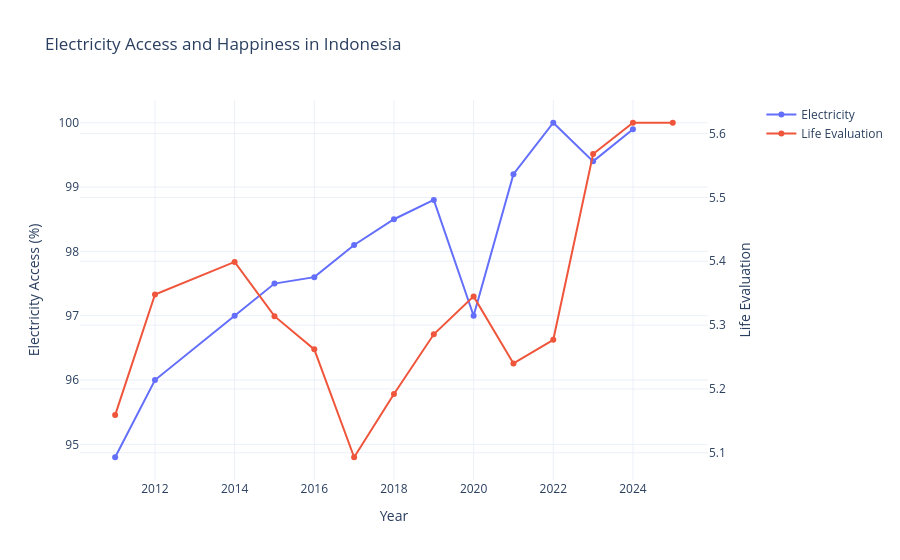

The notebook cell saved with this chart:
### Code cell
# Two Y-axises
import plotly.graph_objects as go
from plotly.subplots import make_subplots

fig = make_subplots(specs=[[{"secondary_y": True}]])

# Electricity - left Y-axis
fig.add_trace(
    go.Scatter(
        x=indonesia["Year"],
        y=indonesia["Electricity"],
        name="Electricity",
        mode="lines+markers",
    ),
    secondary_y=False,
)

# Life Evaluation - right Y-axis
fig.add_trace(
    go.Scatter(
        x=indonesia["Year"],
        y=indonesia["Life evaluation (3-year average)"],
        name="Life Evaluation",
        mode="lines+markers",
    ),
    secondary_y=True,
)

fig.update_xaxes(title_text="Year")
fig.update_yaxes(title_text="Electricity Access (%)", secondary_y=False)
fig.update_yaxes(title_text="Life Evaluation", secondary_y=True)

fig.update_layout(
    title="Electricity Access and Happiness in Indonesia", template="plotly_white"
)

fig.show()

### Figure 1 — Plotly figure (JSON) as saved in the notebook; plotly's stock layout.template omitted (floating-point values rounded to 4 significant figures)
{"data": [{"mode": "lines+markers", "name": "Electricity", "type": "scatter", "x": [2011, 2012, 2014, 2015, 2016, 2017, 2018, 2019, 2020, 2021, 2022, 2023, 2024, 2025], "xaxis": "x", "y": [94.8, 96.0, 97.0, 97.5, 97.6, 98.1, 98.5, 98.8, 97.0, 99.2, 100.0, 99.4, 99.9, NaN], "yaxis": "y"}, {"mode": "lines+markers", "name": "Life Evaluation", "type": "scatter", "x": [2011, 2012, 2014, 2015, 2016, 2017, 2018, 2019, 2020, 2021, 2022, 2023, 2024, 2025], "xaxis": "x", "y": [5.159, 5.348, 5.399, 5.314, 5.262, 5.093, 5.192, 5.286, 5.345, 5.24, 5.277, 5.568, 5.617, 5.617], "yaxis": "y2"}], "layout": {"title": {"text": "Electricity Access and Happiness in Indonesia"}, "xaxis": {"anchor": "y", "domain": [0, 0.94], "title": {"text": "Year"}}, "yaxis": {"anchor": "x", "domain": [0, 1], "title": {"text": "Electricity Access (%)"}}, "yaxis2": {"anchor": "x", "overlaying": "y", "side": "right", "title": {"text": "Life Evaluation"}}}}
